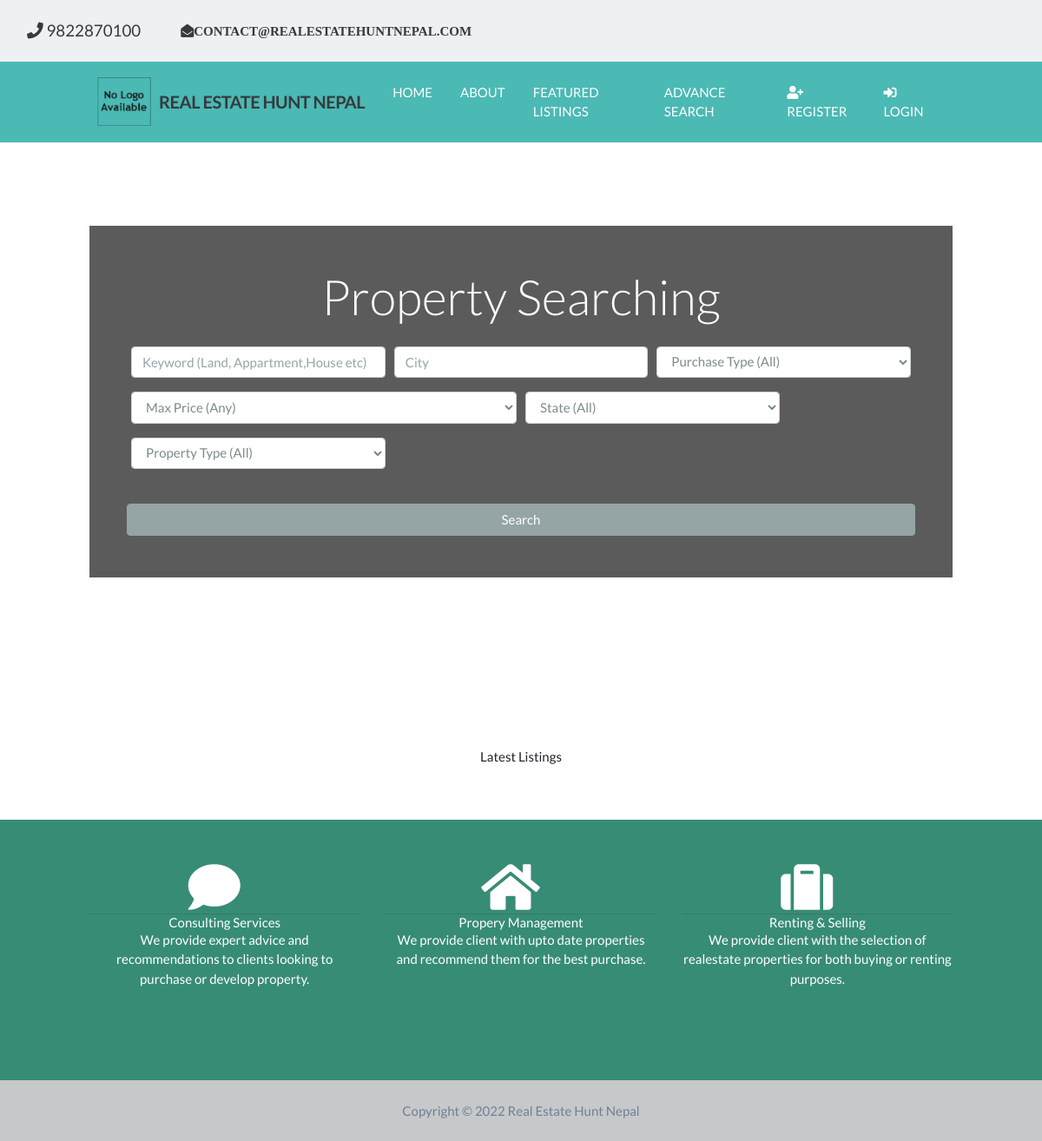
/, run on an earlier commit of the app's database.
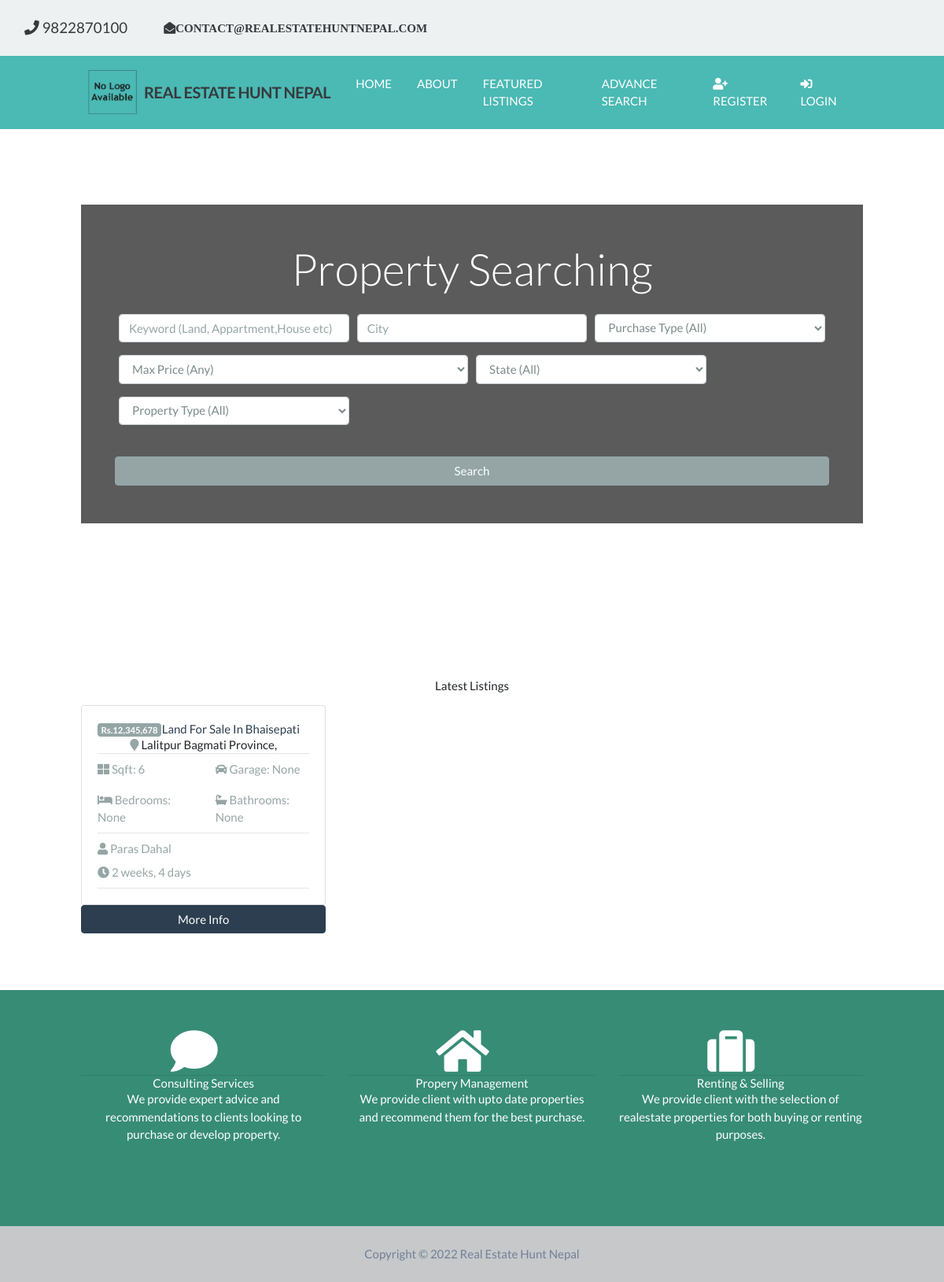
And on a later commit of the database.
### appartment_listing/models.py (models this page shows, shortened)
class Listings(models.Model):
    listing_id = models.AutoField(
        verbose_name='ID',
        primary_key=True,
    )
    realtor_id = models.ForeignKey(Realtors, on_delete=models.DO_NOTHING)
    listing_title = models.CharField(
        max_length=100,
        verbose_name='Title',
    )
    state = models.CharField(max_length=100, verbose_name='State')
    district = models.CharField(max_length=100, verbose_name='District')
    city = models.CharField(max_length=100, verbose_name='City')
    description = models.TextField(blank=True, verbose_name='Description')
    price = models.DecimalField(
        verbose_name='Price', max_digits=15, decimal_places=5)
    purchaseType = models.CharField(
        max_length=8, default='Buy', verbose_name='PurchaseType')
    propertyType = models.CharField(
        max_length=15, default='House', verbose_name='PropertyType')
    bedroom = models.IntegerField(
        verbose_name='Bedroom', default=None, blank=True, null=True)
    bathroom = models.IntegerField(
        verbose_name='Bathroom', default=None, blank=True, null=True)
    garage = models.IntegerField(
        verbose_name='Garage', default=None, blank=True, null=True)
    sqft = models.IntegerField(
        verbose_name='Sqft', default=None, blank=True, null=True)
    photo_main = models.ImageField(
        upload_to='photos/%Y/%m/%d/', verbose_name='Main Photo', default=None, blank=True, null=True)
    is_published = models.BooleanField(default=True, verbose_name='Published')
    list_date = models.DateTimeField(
        default=datetime.now, blank=True, verbose_name='List Date')
    class Meta():
        verbose_name = 'Listing'
        verbose_name_plural = 'Listings'

### realtor/models.py (models this page shows, shortened)
class Realtors(models.Model):
    realtor_id = models.BigAutoField(primary_key=True)
    first_name = models.CharField(
        max_length=200, verbose_name='First Name')
    last_name = models.CharField(
        max_length=200, verbose_name='Last Name')
    photo = models.ImageField(
        verbose_name='Realtor Photo', upload_to='realtor/%Y/%m/%d/')
    description = models.TextField(blank=True, verbose_name='Description')
    phone = models.CharField(max_length=50, verbose_name='Phone Number')
    email = models.EmailField(verbose_name='EMAIL')
    is_mvp = models.BooleanField(default=False, verbose_name='MVP')
    hire_date = models.DateTimeField(default=datetime.now, blank=True)
    created_at = models.DateTimeField(
        verbose_name='Created At', editable=False)
    updated_at = models.DateTimeField(
        verbose_name='Updated At', editable=False)
    class Meta:
        verbose_name = 'Realtor'
        verbose_name_plural = 'Realtors'
    def __str__(self):
        return self.first_name + ' ' + self.last_name

### main/views.py (the view)
# urls.py: path('', views.index, name='index'),
def index(request):
    title = 'Real Estate Hunt Nepal | Welcome'
    template = 'main/index.html'
    listings = Listings.objects.all().order_by(
        '-list_date').filter(is_published=True)[:3]
    context = {
        'title': title,
        'listings': listings,
        'state_choices': state_choices,
        'bedroom_choices': bedroom_choices,
        'price_choices': price_choices,
        'property_choices': property_choices,
        'purchase_choices': purchase_choices,
    }
    return render(request, template, context)

### main/templates/main/index.html (shortened to what the changed rows need)
{% extends 'header/base.html' %}
{% load static %}
{% load humanize %}
{% block content %}
<section id="showcase">
  <div class="container text-center">
    <div class="home-search p-5">
      <div class="overlay p-5">
        <h1 class="display-4 mb-4">Property Searching</h1>
      </div>
    </div>
  </div>
</section>
<section id="listings" class="py-5">
  <div class="container">
    <div class="row">
      {% if listings %} {% for listing in listings %}
      <div class="col-md-6 col-lg-4 mb-4">
        <div class="card">
          <div class="card-img-overlay">
            <h2>
              <span class="badge badge-secondary text-white"
                >Rs.{{ listing.price | floatformat:0 | intcomma }}</span
              >
            </h2>
          </div>
          <div class="card-body">
            <div class="listing-heading text-center">
              <h4 class="text-primary">{{ listing.listing_title }}</h4>
              <p>
                <i class="fas fa-map-marker text-secondary"></i>
                {{ listing.city }} {{ listing.state }}, {{ listing.zipcode }}
              </p>
            </div>
            <hr />
            <div class="row py-2 text-secondary">
              <div class="col-6">
                <i class="fas fa-th-large"></i> Sqft: {{ listing.sqft }}
              </div>
              <div class="col-6">
                <i class="fas fa-car"></i> Garage: {{ listing.garage }}
              </div>
            </div>
            <div class="row py-2 text-secondary">
              <div class="col-6">
                <i class="fas fa-bed"></i> Bedrooms: {{ listing.bedroom }}
              </div>
              <div class="col-6">
                <i class="fas fa-bath"></i> Bathrooms: {{ listing.bathroom }}
              </div>
            </div>
            <hr />
            <div class="row py-2 text-secondary">
              <div class="col-6">
                <i class="fas fa-user"></i> {{ listing.realtor_id }}
              </div>
            </div>
            <div class="row text-secondary pb-2">
              <div class="col-6">
                <i class="fas fa-clock"></i> {{ listing.list_date | timesince }}
              </div>
            </div>
            <hr />
          </div>
        </div>
        <a
              href="{% url 'listing:detail' listing.listing_id %}"
              class="btn btn-primary btn-block"
              >More Info</a
            >
      </div>
      {% endfor %} {% endif %}
    </div>
  </div>
</section>
{% endblock %}

What changed in the data, as far as the page shows it:
added Listings: price "12,345,678", listing_title "Attractive Land For Sale In Bhaisepati", city "Lalitpur", state "Bagmati Province", sqft "6", garage "None", bedroom "None", bathroom "None", realtor_id "Paras Dahal", list_date "2 weeks, 4 days"
